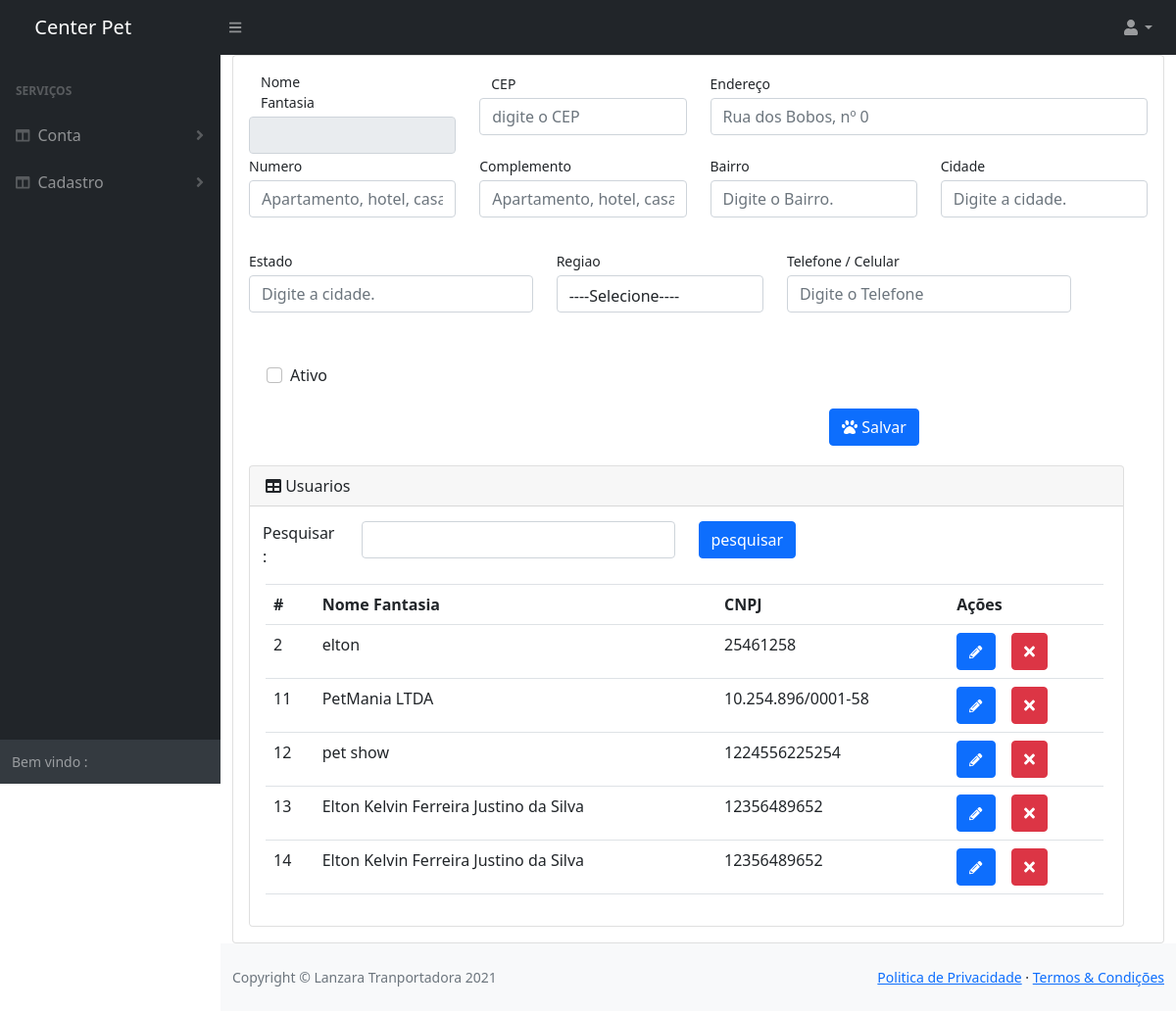
The app's page /sistema/Cad_enderecoG.php (signed in) with its own data.
### tables this page shows
CREATE TABLE `usuario` (
  `id_usuario` int(11) NOT NULL,
  `nome_fantasia` varchar(300) NOT NULL,
  `cnpj` varchar(300) NOT NULL,
  `nome_responsavel` varchar(300) DEFAULT NULL,
  `telefone` varchar(25) DEFAULT NULL,
  `tipo_usuario` varchar(300) NOT NULL,
  `email` varchar(300) NOT NULL,
  `senha` varchar(300) NOT NULL
);

### sistema/Cad_enderecoG.php (the view, shortened to what this page needs)
<!DOCTYPE html>
<html lang="pt-BR">
<head>
    <link href="css/styles.css" rel="stylesheet" />
    <link href="https://cdn.jsdelivr.net/npm/bootstrap@5.0.1/dist/css/bootstrap.min.css" rel="stylesheet">
    <link href="https://cdn.datatables.net/1.10.20/css/dataTables.bootstrap4.min.css" rel="stylesheet" />
    <?php
    $regiao = array(
        "" => "----Selecione----",
        "Leste" => "Leste",
        "Oeste" => "Oeste",
        "Central" => "Central",
        "Note" => "Note",
        "Sul" => "Sul",
        "interior" => "interior"
    );
    ?>
</head>
<body class="sb-nav-fixed">
    <?php include 'nav.php'; ?>
    <div id="layoutSidenav">
        <?php include 'menu_lateral.php'; ?>
        <div id="layoutSidenav_content">
            <main>
                <div class="container-fluid">
                    <div class="card">
                        <div class="card-body">
                            <form id="formExemplo" method="post" action="crud/crud_enderecoG.php" data-toggle="validator" role="form">
                                <div class="form-group row">
                                    <div class=" col-md-3">
                                        <label for="cep" class="small col-md-6 mb-1">Nome Fantasia</label>
                                        <input name="nome_fantasia" type="text"  class="form-control" id="cep" value="<?php if (isset($_GET["id_usuario"])) {
                                                                                                                                            echo $dados["nome_fantasia"];
                                                                                                                                        } ?>" disabled >
                                    </div>
                                    <div class=" col-md-3">
                                        <label for="cep" class="small col-md-3 mb-1">CEP</label>
                                        <input name="cep" type="text" placeholder="digite o CEP" class="form-control" id="cep" value="<?php if (isset($_GET["id_endereco"])) {
                                                                                                                                            echo $dados["cep"];
                                                                                                                                        } ?>" onblur="pesquisacep(this.value);">
                                    </div>
                                    <div class="form-group col-md-6">
                                        <label for="inputAddress" class="small mb-1">Endereço</label>
                                        <input type="text" class="form-control py-3" id="rua" placeholder="Rua dos Bobos, nº 0" name="logradouro" value="<?php if (isset($_GET["id_endereco"])) {
                                                                                                                                                                echo $dados["logradouro"];
                                                                                                                                                            } ?>">
                                    </div>
                                    <div class="form-group col-md-3">
                                        <label for="inputAddress2" class="small mb-1">Numero</label>
                                        <input type="text" class="form-control " id="inputAddress" value="<?php if (isset($_GET["id_endereco"])) {
                                                                                                                echo $dados["num"];
                                                                                                            } ?>" placeholder="Apartamento, hotel, casa, etc." name="num">
                                    </div>
                                    <div class="form-group col-md-3">
                                        <label for="inputAddress2" class="small mb-1">Complemento</label>
                                        <input type="text" class="form-control" id="inputAddress" value="<?php if (isset($_GET["id_endereco"])) {
                                                                                                                echo $dados["complemento"];
                                                                                                            } ?>" placeholder="Apartamento, hotel, casa, etc." name="complemento">
                                    </div>
                                    <div class="form-group col-md-3">
                                        <div class="form-group">
                                            <label class="small mb-1" for="inputLastName">Bairro</label>
                                            <input type="text" class="form-control" id="bairro" value="<?php if (isset($_GET["id_endereco"])) {
                                                                                                            echo $dados["bairro"];
                                                                                                        } ?>" placeholder="Digite o Bairro." name="bairro" required>
                                        </div>
                                    </div>
                                    <div class="form-group col-md-3">
                                        <div class="form-group">
                                            <label class="small mb-1" for="inputLastName">Cidade</label>
                                            <input type="text" class="form-control" id="cidade" value="<?php if (isset($_GET["id_endereco"])) {
                                                                                                            echo $dados["cidade"];
                                                                                                        } ?>" placeholder="Digite a cidade." name="cidade" required>
                                        </div>
                                    </div>
                                    <div class="form-group col-md-4">
                                        <div class="form-group">
                                            <label class="small mb-1" for="inputLastName">Estado</label>
                                            <input type="text" class="form-control" id="uf" value="<?php if (isset($_GET["id_endereco"])) {
                                                                                                        echo $dados["estado"];
                                                                                                    } ?>" placeholder="Digite a cidade." name="estado" required>
                                        </div>
                                    </div>
                                    <div class="form-group col-md-3 mb-0">
                                        <label class="small mb-1" for="cmbR">Regiao</label>
                                        <select id="cmbR" class="form-control py-2" name="regiao">
                                            <?php
                                            if (isset($_GET["id_endereco"])) {
                                                foreach ($regiao as $key => $value) {
                                                    if ($dados["regiao"] == $key) {
                                                        echo "<option value=" . $key . " selected>" . $value . "</option>";
                                                    } else {
                                                        echo "<option value=" . $key . ">" . $value . "</option>";
                                                    }
                                                }
                                            } else {
                                                foreach ($regiao as $key => $value) {
                                                    echo "<option value=" . $key . ">" . $value . "</option>";
                                                }
                                            }
                                            ?>
                                        </select>
                                    </div>
                                    <div class="col-md-4">
                                        <div class="form-group">
                                            <label class="small mb-1" for="txtTelefone">Telefone / Celular</label>
                                            <input class="form-control py-2 num" id="txtTelefone" value="<?php if (isset($_GET["id_endereco"])) {
                                                                                                                echo $dados["telefone"];
                                                                                                            } ?>" type="text" placeholder="Digite o Telefone" name="telefone" required />
                                        </div>
                                    </div>
                                    <div class="form-check" style="margin-left:30px; margin-top: 20px; ">
                                        <input type="checkbox" class="form-check-input" value="S" id="AtivoCli" name="ativo" <?php if (isset($_GET["id_endereco"])) {
                                                                                                                                    if ($dados["ativo"] == "S") {
                                                                                                                                        echo "checked";
                                                                                                                                    }
                                                                                                                                } ?>>
                                        <label class="form-check-label" for="AtivoCli">Ativo</label>
                                    </div>
                                </div>
                                <div id="botoes" class="col-md-9 col-xs-12" style="margin-left:560px; margin: 20px; ">
                                    <div style="margin-left:560px; margin-top: 20px; " class="col-md-15">
                                        <button type="submit" class="btn btn-primary"><i class="fas fa-paw"></i> Salvar</button>
                                    </div>
                                </div>
                            </form>
                            <div class="row w-100">
                                <div class="col-xl-12 col-md-12 ">
                                    <div class="card">
                                        <div class="card-header">
                                            <i class="fas fa-table mr-6"></i> Usuarios
                                        </div>
                                        <form method="GET" style="margin-top:15px;" action="Cad_enderecoG.php">
                                            <div class="row">
                                                <div class="col-md-6">
                                                    <div class="row">
                                                        <br />
                                                        <div style="padding-left:25px;" class="col-md-3">
                                                            Pesquisar:
                                                        </div>
                                                        <div class="col-md-9">
                                                            <input type="text" value="<?php if (isset($_GET["pesquisa"])) {
                                                                                            echo $_GET["pesquisa"];
                                                                                        } ?>" name="pesquisa" class="form-control">
                                                        </div>
                                                    </div>
                                                </div>
                                                <div class="col-md-6">
                                                    <input type="submit" class="btn btn-primary" value="pesquisar">
                                                </div>
                                            </div>
                                        </form>
                                        <div class="card-body mr-1">
                                            <table class="table table-hover">
                                                <tr>
                                                    <th>#</th>
                                                    <th>Nome Fantasia</th>
                                                    <th>CNPJ</th>
                                                    <th>Ações</th>
                                                </tr>
                                                <?php
                                                $consultaTabela = "";
                                                if (isset($_GET["pesquisa"])) {
                                                    $pesquisa = $_GET["pesquisa"];
                                                    $consultaTabela = "SELECT * FROM endereco WHERE nome LIKE '%$pesquisa%' OR sobrenome LIKE '%$pesquisa%' OR email LIKE '%$pesquisa%' OR cpf LIKE '%$pesquisa%'";
                                                } else {
                                                    $consultaTabela = "SELECT * FROM usuario";
                                                }
                                                $queryClietes = $conexao->query($consultaTabela);
                                                while ($dados = $queryClietes->fetch_assoc()) {
                                                ?>
                                                    <tr>
                                                        <td><?php echo $dados["id_usuario"]; ?></td>
                                                        <td><?php echo $dados["nome_fantasia"]; ?></td>
                                                        <td><?php echo $dados["cnpj"];; ?></td>
                                                        <td>
                                                            <a href="Cad_enderecoG.php?id_usuario=<?php echo $dados["id_usuario"]; ?>" class="btn btn-primary"><i style="font-size: 10pt;" class="fas fa-pencil-alt"></i></a>
                                                            <a href="crud/crud_endereco.php?excluir=1&id_usuario=<?php echo $dados["id_usuario"]; ?>" class="btn btn-danger btn-excluir-cliente"><i class="fas fa-times"></i></a>
                                                        </td>
                                                    </tr>
                                                <?php } ?>
                                            </table>
                                        </div>
                                    </div>
                                </div>
                            </div>
                        </div>
                    </div>
                </div>
            </main>
            <?php include 'footer.php'; ?>
        </div>
    </div>
</body>
</html>

### records on screen
usuario: id_usuario "2", nome_fantasia "elton", cnpj "25461258"
usuario: id_usuario "11", nome_fantasia "PetMania LTDA", cnpj "10.254.896/0001-58"
usuario: id_usuario "12", nome_fantasia "pet show", cnpj "1224556225254"
usuario: id_usuario "13", nome_fantasia "Elton Kelvin Ferreira Justino da Silva", cnpj "12356489652"
usuario: id_usuario "14", nome_fantasia "Elton Kelvin Ferreira Justino da Silva", cnpj "12356489652"

### other values on screen
form field regiao "----Selecione----"
